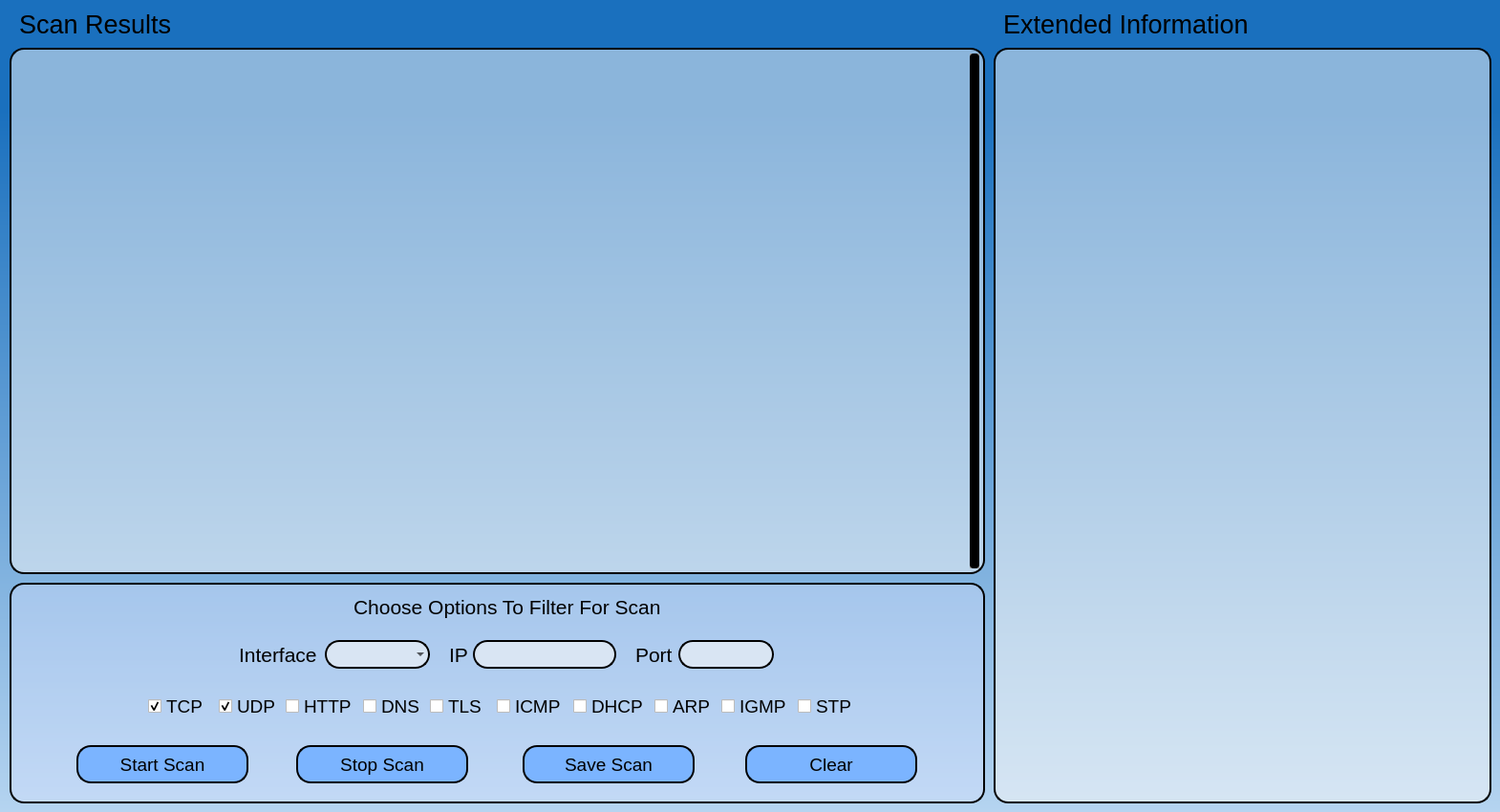
<?xml version="1.0" encoding="UTF-8"?>
<ui version="4.0">
 <class>PacketSniffer</class>
 <widget class="QMainWindow" name="PacketSniffer">
  <property name="geometry">
   <rect>
    <x>0</x>
    <y>0</y>
    <width>1570</width>
    <height>850</height>
   </rect>
  </property>
  <property name="minimumSize">
   <size>
    <width>1570</width>
    <height>850</height>
   </size>
  </property>
  <property name="maximumSize">
   <size>
    <width>1570</width>
    <height>850</height>
   </size>
  </property>
  <property name="windowTitle">
   <string>Packet Sniffer</string>
  </property>
  <property name="styleSheet">
   <string notr="true">QWidget {
	background-color: qlineargradient(spread:pad, x1:0.522364, y1:0.136, x2:0.522, y2:1, stop:0 rgba(26,112,190, 255), stop:1 rgba(181,212,240, 255));
}

QScrollBar:vertical {
            border: 0px solid #999999;
            background:  rgba(247, 247, 247,150);
            width:10px;    
            margin: 0px 0px 0px 0px;
        }
        QScrollBar::handle:vertical {         
       
            min-height: 100px;
          	border: 0px solid red;
			border-radius: 4px;
			background-color: black;
        }
        QScrollBar::add-line:vertical {       
            height: 0px;
            subcontrol-position: bottom;
            subcontrol-origin: margin;
        }
        QScrollBar::sub-line:vertical {
            height: 0 px;
            subcontrol-position: top;
            subcontrol-origin: margin;
        }</string>
  </property>
  <widget class="QWidget" name="centralwidget">
   <widget class="QListView" name="PacketList">
    <property name="geometry">
     <rect>
      <x>10</x>
      <y>50</y>
      <width>1021</width>
      <height>551</height>
     </rect>
    </property>
    <property name="minimumSize">
     <size>
      <width>1021</width>
      <height>551</height>
     </size>
    </property>
    <property name="maximumSize">
     <size>
      <width>1021</width>
      <height>551</height>
     </size>
    </property>
    <property name="font">
     <font>
      <family>Segoe UI</family>
      <pointsize>14</pointsize>
     </font>
    </property>
    <property name="cursor" stdset="0">
     <cursorShape>ArrowCursor</cursorShape>
    </property>
    <property name="styleSheet">
     <string notr="true">background-color: rgba(247, 247, 247,130);
border-radius: 15px;
border-style: outset;
border-width: 2px;
border-radius: 15px;
border-color: black;	
padding: 4px;</string>
    </property>
    <property name="verticalScrollBarPolicy">
     <enum>Qt::ScrollBarAlwaysOn</enum>
    </property>
    <property name="horizontalScrollBarPolicy">
     <enum>Qt::ScrollBarAlwaysOff</enum>
    </property>
    <property name="autoScroll">
     <bool>true</bool>
    </property>
    <property name="editTriggers">
     <set>QAbstractItemView::NoEditTriggers</set>
    </property>
   </widget>
   <widget class="QFrame" name="OptionsFrame">
    <property name="geometry">
     <rect>
      <x>10</x>
      <y>610</y>
      <width>1021</width>
      <height>231</height>
     </rect>
    </property>
    <property name="styleSheet">
     <string notr="true">#OptionsFrame {
	background-color:rgba(219, 228, 255,100);
	border-radius: 15px;
	border-style: outset;
	border-width: 2px;
	border-radius: 15px;
	border-color: black;	
	padding: 4px;
}

#IPGridLayout {
	background-color: transparent;

}
</string>
    </property>
    <property name="frameShape">
     <enum>QFrame::StyledPanel</enum>
    </property>
    <property name="frameShadow">
     <enum>QFrame::Raised</enum>
    </property>
    <widget class="QLabel" name="FiltherLabel">
     <property name="geometry">
      <rect>
       <x>360</x>
       <y>10</y>
       <width>340</width>
       <height>30</height>
      </rect>
     </property>
     <property name="minimumSize">
      <size>
       <width>340</width>
       <height>30</height>
      </size>
     </property>
     <property name="maximumSize">
      <size>
       <width>340</width>
       <height>30</height>
      </size>
     </property>
     <property name="font">
      <font>
       <family>Arial</family>
       <pointsize>16</pointsize>
      </font>
     </property>
     <property name="styleSheet">
      <string notr="true">background-color:none;
border: none;</string>
     </property>
     <property name="text">
      <string>Choose Options To Filter For Scan</string>
     </property>
    </widget>
    <widget class="QCheckBox" name="UDPCheckBox">
     <property name="geometry">
      <rect>
       <x>219</x>
       <y>110</y>
       <width>60</width>
       <height>39</height>
      </rect>
     </property>
     <property name="maximumSize">
      <size>
       <width>60</width>
       <height>60</height>
      </size>
     </property>
     <property name="font">
      <font>
       <family>Arial</family>
       <pointsize>14</pointsize>
      </font>
     </property>
     <property name="cursor">
      <cursorShape>PointingHandCursor</cursorShape>
     </property>
     <property name="styleSheet">
      <string notr="true">background-color:none;</string>
     </property>
     <property name="text">
      <string>UDP</string>
     </property>
     <property name="checked">
      <bool>true</bool>
     </property>
    </widget>
    <widget class="QCheckBox" name="ICMPCheckBox">
     <property name="geometry">
      <rect>
       <x>510</x>
       <y>110</y>
       <width>73</width>
       <height>39</height>
      </rect>
     </property>
     <property name="maximumSize">
      <size>
       <width>73</width>
       <height>60</height>
      </size>
     </property>
     <property name="font">
      <font>
       <family>Arial</family>
       <pointsize>14</pointsize>
      </font>
     </property>
     <property name="cursor">
      <cursorShape>PointingHandCursor</cursorShape>
     </property>
     <property name="styleSheet">
      <string notr="true">background-color:none;</string>
     </property>
     <property name="text">
      <string>ICMP</string>
     </property>
     <property name="checked">
      <bool>false</bool>
     </property>
    </widget>
    <widget class="QCheckBox" name="ARPCheckBox">
     <property name="geometry">
      <rect>
       <x>675</x>
       <y>110</y>
       <width>60</width>
       <height>39</height>
      </rect>
     </property>
     <property name="maximumSize">
      <size>
       <width>60</width>
       <height>50</height>
      </size>
     </property>
     <property name="font">
      <font>
       <family>Arial</family>
       <pointsize>14</pointsize>
      </font>
     </property>
     <property name="cursor">
      <cursorShape>PointingHandCursor</cursorShape>
     </property>
     <property name="styleSheet">
      <string notr="true">background-color:none;</string>
     </property>
     <property name="text">
      <string>ARP</string>
     </property>
     <property name="checked">
      <bool>false</bool>
     </property>
    </widget>
    <widget class="QCheckBox" name="STPCheckBox">
     <property name="geometry">
      <rect>
       <x>825</x>
       <y>110</y>
       <width>60</width>
       <height>39</height>
      </rect>
     </property>
     <property name="maximumSize">
      <size>
       <width>60</width>
       <height>50</height>
      </size>
     </property>
     <property name="font">
      <font>
       <family>Arial</family>
       <pointsize>14</pointsize>
      </font>
     </property>
     <property name="cursor">
      <cursorShape>PointingHandCursor</cursorShape>
     </property>
     <property name="styleSheet">
      <string notr="true">background-color:none;</string>
     </property>
     <property name="text">
      <string>STP</string>
     </property>
     <property name="checked">
      <bool>false</bool>
     </property>
    </widget>
    <widget class="QCheckBox" name="DNSCheckBox">
     <property name="geometry">
      <rect>
       <x>370</x>
       <y>110</y>
       <width>61</width>
       <height>39</height>
      </rect>
     </property>
     <property name="maximumSize">
      <size>
       <width>85</width>
       <height>50</height>
      </size>
     </property>
     <property name="font">
      <font>
       <family>Arial</family>
       <pointsize>14</pointsize>
      </font>
     </property>
     <property name="cursor">
      <cursorShape>PointingHandCursor</cursorShape>
     </property>
     <property name="styleSheet">
      <string notr="true">background-color:none;</string>
     </property>
     <property name="text">
      <string>DNS</string>
     </property>
     <property name="checked">
      <bool>false</bool>
     </property>
    </widget>
    <widget class="QCheckBox" name="TCPCheckBox">
     <property name="enabled">
      <bool>true</bool>
     </property>
     <property name="geometry">
      <rect>
       <x>145</x>
       <y>110</y>
       <width>60</width>
       <height>39</height>
      </rect>
     </property>
     <property name="maximumSize">
      <size>
       <width>60</width>
       <height>60</height>
      </size>
     </property>
     <property name="font">
      <font>
       <family>Arial</family>
       <pointsize>14</pointsize>
      </font>
     </property>
     <property name="cursor">
      <cursorShape>PointingHandCursor</cursorShape>
     </property>
     <property name="styleSheet">
      <string notr="true">background-color:none;</string>
     </property>
     <property name="text">
      <string>TCP</string>
     </property>
     <property name="checked">
      <bool>true</bool>
     </property>
    </widget>
    <widget class="QPushButton" name="StartScanButton">
     <property name="geometry">
      <rect>
       <x>70</x>
       <y>170</y>
       <width>180</width>
       <height>40</height>
      </rect>
     </property>
     <property name="minimumSize">
      <size>
       <width>180</width>
       <height>40</height>
      </size>
     </property>
     <property name="maximumSize">
      <size>
       <width>0</width>
       <height>0</height>
      </size>
     </property>
     <property name="font">
      <font>
       <family>Arial</family>
       <pointsize>14</pointsize>
      </font>
     </property>
     <property name="cursor">
      <cursorShape>PointingHandCursor</cursorShape>
     </property>
     <property name="styleSheet">
      <string notr="true">QPushButton {
    background-color: rgb(123, 180, 255);
	border-radius: 15px;
	border-style: outset;
	border-width: 2px;
	border-radius: 15px;
	border-color: black;
	padding: 4px;
}

QPushButton:hover {
    background-color: rgb(171, 201, 255);
    border-radius: 15px;
	border-style: outset;
	border-width: 2px;
	border-radius: 15px;
	border-color: black;
	padding: 4px;
}

QPushButton:pressed {
    background-color: rgb(96, 141, 199);
}</string>
     </property>
     <property name="text">
      <string>Start Scan</string>
     </property>
    </widget>
    <widget class="QPushButton" name="StopScanButton">
     <property name="geometry">
      <rect>
       <x>300</x>
       <y>170</y>
       <width>180</width>
       <height>40</height>
      </rect>
     </property>
     <property name="minimumSize">
      <size>
       <width>180</width>
       <height>40</height>
      </size>
     </property>
     <property name="maximumSize">
      <size>
       <width>0</width>
       <height>0</height>
      </size>
     </property>
     <property name="font">
      <font>
       <family>Arial</family>
       <pointsize>14</pointsize>
      </font>
     </property>
     <property name="cursor">
      <cursorShape>PointingHandCursor</cursorShape>
     </property>
     <property name="styleSheet">
      <string notr="true">QPushButton {
    background-color: rgb(123, 180, 255);
	border-radius: 15px;
	border-style: outset;
	border-width: 2px;
	border-radius: 15px;
	border-color: black;
	padding: 4px;
}

QPushButton:hover {
    background-color: rgb(171, 201, 255);
    border-radius: 15px;
	border-style: outset;
	border-width: 2px;
	border-radius: 15px;
	border-color: black;
	padding: 4px;
}

QPushButton:pressed {
    background-color: rgb(96, 141, 199);
}</string>
     </property>
     <property name="text">
      <string>Stop Scan</string>
     </property>
    </widget>
    <widget class="QPushButton" name="SaveScanButton">
     <property name="geometry">
      <rect>
       <x>537</x>
       <y>170</y>
       <width>180</width>
       <height>40</height>
      </rect>
     </property>
     <property name="minimumSize">
      <size>
       <width>180</width>
       <height>40</height>
      </size>
     </property>
     <property name="maximumSize">
      <size>
       <width>0</width>
       <height>0</height>
      </size>
     </property>
     <property name="font">
      <font>
       <family>Arial</family>
       <pointsize>14</pointsize>
      </font>
     </property>
     <property name="cursor">
      <cursorShape>PointingHandCursor</cursorShape>
     </property>
     <property name="styleSheet">
      <string notr="true">QPushButton {
    background-color: rgb(123, 180, 255);
	border-radius: 15px;
	border-style: outset;
	border-width: 2px;
	border-radius: 15px;
	border-color: black;
	padding: 4px;
}

QPushButton:hover {
    background-color: rgb(171, 201, 255);
    border-radius: 15px;
	border-style: outset;
	border-width: 2px;
	border-radius: 15px;
	border-color: black;
	padding: 4px;
}

QPushButton:pressed {
    background-color: rgb(96, 141, 199);
}</string>
     </property>
     <property name="text">
      <string>Save Scan</string>
     </property>
    </widget>
    <widget class="QPushButton" name="ClearButton">
     <property name="geometry">
      <rect>
       <x>770</x>
       <y>170</y>
       <width>180</width>
       <height>40</height>
      </rect>
     </property>
     <property name="minimumSize">
      <size>
       <width>180</width>
       <height>40</height>
      </size>
     </property>
     <property name="maximumSize">
      <size>
       <width>0</width>
       <height>0</height>
      </size>
     </property>
     <property name="font">
      <font>
       <family>Arial</family>
       <pointsize>14</pointsize>
      </font>
     </property>
     <property name="cursor">
      <cursorShape>PointingHandCursor</cursorShape>
     </property>
     <property name="styleSheet">
      <string notr="true">QPushButton {
    background-color: rgb(123, 180, 255);
	border-radius: 15px;
	border-style: outset;
	border-width: 2px;
	border-radius: 15px;
	border-color: black;
	padding: 4px;
}

QPushButton:hover {
    background-color: rgb(171, 201, 255);
    border-radius: 15px;
	border-style: outset;
	border-width: 2px;
	border-radius: 15px;
	border-color: black;
	padding: 4px;
}

QPushButton:pressed {
    background-color: rgb(96, 141, 199);
}</string>
     </property>
     <property name="text">
      <string>Clear</string>
     </property>
    </widget>
    <widget class="QLineEdit" name="IPLineEdit">
     <property name="geometry">
      <rect>
       <x>485</x>
       <y>60</y>
       <width>150</width>
       <height>30</height>
      </rect>
     </property>
     <property name="minimumSize">
      <size>
       <width>150</width>
       <height>30</height>
      </size>
     </property>
     <property name="maximumSize">
      <size>
       <width>150</width>
       <height>30</height>
      </size>
     </property>
     <property name="font">
      <font>
       <family>Arial</family>
       <pointsize>12</pointsize>
       <weight>75</weight>
       <bold>true</bold>
      </font>
     </property>
     <property name="styleSheet">
      <string notr="true">background-color: rgba(247, 247, 247,150);
border-radius: 15px;
border-style: outset;
border-width: 2px;
border-radius: 15px;
border-color: black;	
padding: 4px;</string>
     </property>
     <property name="inputMask">
      <string/>
     </property>
     <property name="text">
      <string/>
     </property>
     <property name="echoMode">
      <enum>QLineEdit::Normal</enum>
     </property>
    </widget>
    <widget class="QLabel" name="PortLabel">
     <property name="geometry">
      <rect>
       <x>655</x>
       <y>60</y>
       <width>45</width>
       <height>30</height>
      </rect>
     </property>
     <property name="minimumSize">
      <size>
       <width>45</width>
       <height>30</height>
      </size>
     </property>
     <property name="maximumSize">
      <size>
       <width>0</width>
       <height>0</height>
      </size>
     </property>
     <property name="font">
      <font>
       <family>Arial</family>
       <pointsize>16</pointsize>
      </font>
     </property>
     <property name="styleSheet">
      <string notr="true">background-color:none;
border: none;</string>
     </property>
     <property name="text">
      <string>Port</string>
     </property>
    </widget>
    <widget class="QLineEdit" name="PortLineEdit">
     <property name="geometry">
      <rect>
       <x>700</x>
       <y>60</y>
       <width>100</width>
       <height>30</height>
      </rect>
     </property>
     <property name="sizePolicy">
      <sizepolicy hsizetype="Expanding" vsizetype="Fixed">
       <horstretch>0</horstretch>
       <verstretch>0</verstretch>
      </sizepolicy>
     </property>
     <property name="minimumSize">
      <size>
       <width>100</width>
       <height>30</height>
      </size>
     </property>
     <property name="maximumSize">
      <size>
       <width>100</width>
       <height>30</height>
      </size>
     </property>
     <property name="font">
      <font>
       <family>Arial</family>
       <pointsize>12</pointsize>
       <weight>75</weight>
       <bold>true</bold>
      </font>
     </property>
     <property name="styleSheet">
      <string notr="true">background-color: rgba(247, 247, 247,150);
border-radius: 15px;
border-style: outset;
border-width: 2px;
border-radius: 15px;
border-color: black;	
padding: 4px;</string>
     </property>
    </widget>
    <widget class="QLabel" name="IPLabel">
     <property name="geometry">
      <rect>
       <x>460</x>
       <y>60</y>
       <width>20</width>
       <height>30</height>
      </rect>
     </property>
     <property name="minimumSize">
      <size>
       <width>20</width>
       <height>30</height>
      </size>
     </property>
     <property name="maximumSize">
      <size>
       <width>0</width>
       <height>0</height>
      </size>
     </property>
     <property name="font">
      <font>
       <family>Arial</family>
       <pointsize>16</pointsize>
      </font>
     </property>
     <property name="styleSheet">
      <string notr="true">background-color:none;
border: none;</string>
     </property>
     <property name="text">
      <string>IP</string>
     </property>
    </widget>
    <widget class="QCheckBox" name="HTTPCheckBox">
     <property name="enabled">
      <bool>true</bool>
     </property>
     <property name="geometry">
      <rect>
       <x>289</x>
       <y>110</y>
       <width>71</width>
       <height>39</height>
      </rect>
     </property>
     <property name="maximumSize">
      <size>
       <width>80</width>
       <height>60</height>
      </size>
     </property>
     <property name="font">
      <font>
       <family>Arial</family>
       <pointsize>14</pointsize>
      </font>
     </property>
     <property name="cursor">
      <cursorShape>PointingHandCursor</cursorShape>
     </property>
     <property name="styleSheet">
      <string notr="true">background-color:none;</string>
     </property>
     <property name="text">
      <string>HTTP</string>
     </property>
     <property name="checked">
      <bool>false</bool>
     </property>
    </widget>
    <widget class="QCheckBox" name="TLSCheckBox">
     <property name="geometry">
      <rect>
       <x>440</x>
       <y>110</y>
       <width>61</width>
       <height>39</height>
      </rect>
     </property>
     <property name="maximumSize">
      <size>
       <width>85</width>
       <height>50</height>
      </size>
     </property>
     <property name="font">
      <font>
       <family>Arial</family>
       <pointsize>14</pointsize>
      </font>
     </property>
     <property name="cursor">
      <cursorShape>PointingHandCursor</cursorShape>
     </property>
     <property name="styleSheet">
      <string notr="true">background-color:none;</string>
     </property>
     <property name="text">
      <string>TLS</string>
     </property>
     <property name="checked">
      <bool>false</bool>
     </property>
    </widget>
    <widget class="QFrame" name="ComboBoxFrame">
     <property name="geometry">
      <rect>
       <x>330</x>
       <y>60</y>
       <width>110</width>
       <height>30</height>
      </rect>
     </property>
     <property name="sizePolicy">
      <sizepolicy hsizetype="Preferred" vsizetype="Fixed">
       <horstretch>0</horstretch>
       <verstretch>0</verstretch>
      </sizepolicy>
     </property>
     <property name="minimumSize">
      <size>
       <width>110</width>
       <height>30</height>
      </size>
     </property>
     <property name="maximumSize">
      <size>
       <width>110</width>
       <height>30</height>
      </size>
     </property>
     <property name="styleSheet">
      <string notr="true">background-color: rgba(247, 247, 247,150);
border-radius: 15px;
border-width: 2px;
border-radius: 15px;
padding: 4px;</string>
     </property>
     <property name="frameShape">
      <enum>QFrame::StyledPanel</enum>
     </property>
     <property name="frameShadow">
      <enum>QFrame::Raised</enum>
     </property>
     <widget class="QComboBox" name="InterfaceComboBox">
      <property name="geometry">
       <rect>
        <x>0</x>
        <y>0</y>
        <width>110</width>
        <height>30</height>
       </rect>
      </property>
      <property name="sizePolicy">
       <sizepolicy hsizetype="Preferred" vsizetype="Fixed">
        <horstretch>0</horstretch>
        <verstretch>0</verstretch>
       </sizepolicy>
      </property>
      <property name="minimumSize">
       <size>
        <width>110</width>
        <height>30</height>
       </size>
      </property>
      <property name="maximumSize">
       <size>
        <width>110</width>
        <height>30</height>
       </size>
      </property>
      <property name="font">
       <font>
        <family>Arial</family>
        <pointsize>12</pointsize>
        <weight>75</weight>
        <bold>true</bold>
       </font>
      </property>
      <property name="cursor">
       <cursorShape>PointingHandCursor</cursorShape>
      </property>
      <property name="styleSheet">
       <string notr="true">QComboBox {
    background-color: transparent;
    border-radius: 15px;
    border-style: outset;
    border-width: 2px;
    border-radius: 15px;
    border-color: black;	
    padding: 4px;
}
QComboBox:hover {
    border: 2px solid black
}
QComboBox QAbstractItemView {
    color: rgb(0, 0, 0);    
    background-color: rgb(243, 244, 255);
    padding: 10px;
    border: 2px solid black;
    border-radius: 10px;
    padding-left: 5px;
    padding-right: 5px;
    selection-background-color: rgb(73, 137, 255);
}
QComboBox QListView{
outline: 0px;
}</string>
      </property>
     </widget>
    </widget>
    <widget class="QLabel" name="InterfaceLabel">
     <property name="geometry">
      <rect>
       <x>240</x>
       <y>60</y>
       <width>90</width>
       <height>30</height>
      </rect>
     </property>
     <property name="minimumSize">
      <size>
       <width>90</width>
       <height>30</height>
      </size>
     </property>
     <property name="maximumSize">
      <size>
       <width>0</width>
       <height>0</height>
      </size>
     </property>
     <property name="font">
      <font>
       <family>Arial</family>
       <pointsize>16</pointsize>
      </font>
     </property>
     <property name="styleSheet">
      <string notr="true">background-color:none;
border: none;</string>
     </property>
     <property name="text">
      <string>Interface</string>
     </property>
    </widget>
    <widget class="QCheckBox" name="IGMPCheckBox">
     <property name="geometry">
      <rect>
       <x>745</x>
       <y>110</y>
       <width>75</width>
       <height>39</height>
      </rect>
     </property>
     <property name="maximumSize">
      <size>
       <width>75</width>
       <height>60</height>
      </size>
     </property>
     <property name="font">
      <font>
       <family>Arial</family>
       <pointsize>14</pointsize>
      </font>
     </property>
     <property name="cursor">
      <cursorShape>PointingHandCursor</cursorShape>
     </property>
     <property name="styleSheet">
      <string notr="true">background-color:none;</string>
     </property>
     <property name="text">
      <string>IGMP</string>
     </property>
     <property name="checked">
      <bool>false</bool>
     </property>
    </widget>
    <widget class="QCheckBox" name="DHCPCheckBox">
     <property name="geometry">
      <rect>
       <x>590</x>
       <y>110</y>
       <width>77</width>
       <height>39</height>
      </rect>
     </property>
     <property name="maximumSize">
      <size>
       <width>77</width>
       <height>60</height>
      </size>
     </property>
     <property name="font">
      <font>
       <family>Arial</family>
       <pointsize>14</pointsize>
      </font>
     </property>
     <property name="cursor">
      <cursorShape>PointingHandCursor</cursorShape>
     </property>
     <property name="styleSheet">
      <string notr="true">background-color:none;</string>
     </property>
     <property name="text">
      <string>DHCP</string>
     </property>
     <property name="checked">
      <bool>false</bool>
     </property>
    </widget>
   </widget>
   <widget class="QLabel" name="ExtendedInformationLabel">
    <property name="geometry">
     <rect>
      <x>1050</x>
      <y>10</y>
      <width>300</width>
      <height>30</height>
     </rect>
    </property>
    <property name="minimumSize">
     <size>
      <width>300</width>
      <height>30</height>
     </size>
    </property>
    <property name="maximumSize">
     <size>
      <width>300</width>
      <height>30</height>
     </size>
    </property>
    <property name="font">
     <font>
      <family>Arial</family>
      <pointsize>20</pointsize>
     </font>
    </property>
    <property name="styleSheet">
     <string notr="true">background-color:none;</string>
    </property>
    <property name="text">
     <string>Extended Information</string>
    </property>
   </widget>
   <widget class="QLabel" name="ScanResultsLabel">
    <property name="geometry">
     <rect>
      <x>20</x>
      <y>10</y>
      <width>200</width>
      <height>30</height>
     </rect>
    </property>
    <property name="minimumSize">
     <size>
      <width>200</width>
      <height>30</height>
     </size>
    </property>
    <property name="maximumSize">
     <size>
      <width>200</width>
      <height>30</height>
     </size>
    </property>
    <property name="font">
     <font>
      <family>Arial</family>
      <pointsize>20</pointsize>
      <weight>50</weight>
      <bold>false</bold>
     </font>
    </property>
    <property name="styleSheet">
     <string notr="true">background-color:none;</string>
    </property>
    <property name="text">
     <string>Scan Results</string>
    </property>
   </widget>
   <widget class="QTextEdit" name="MoreInfoTextEdit">
    <property name="geometry">
     <rect>
      <x>1040</x>
      <y>50</y>
      <width>521</width>
      <height>791</height>
     </rect>
    </property>
    <property name="minimumSize">
     <size>
      <width>521</width>
      <height>791</height>
     </size>
    </property>
    <property name="maximumSize">
     <size>
      <width>521</width>
      <height>791</height>
     </size>
    </property>
    <property name="font">
     <font>
      <family>Arial</family>
      <pointsize>15</pointsize>
     </font>
    </property>
    <property name="cursor" stdset="0">
     <cursorShape>ArrowCursor</cursorShape>
    </property>
    <property name="mouseTracking">
     <bool>false</bool>
    </property>
    <property name="focusPolicy">
     <enum>Qt::NoFocus</enum>
    </property>
    <property name="acceptDrops">
     <bool>false</bool>
    </property>
    <property name="styleSheet">
     <string notr="true">background-color: rgba(247, 247, 247, 130);
border-radius: 15px;
border-style: outset;
border-width: 2px;
border-radius: 15px;
border-color: black;	
padding: 4px;</string>
    </property>
    <property name="horizontalScrollBarPolicy">
     <enum>Qt::ScrollBarAlwaysOff</enum>
    </property>
    <property name="readOnly">
     <bool>true</bool>
    </property>
   </widget>
  </widget>
 </widget>
 <resources/>
 <connections/>
</ui>
